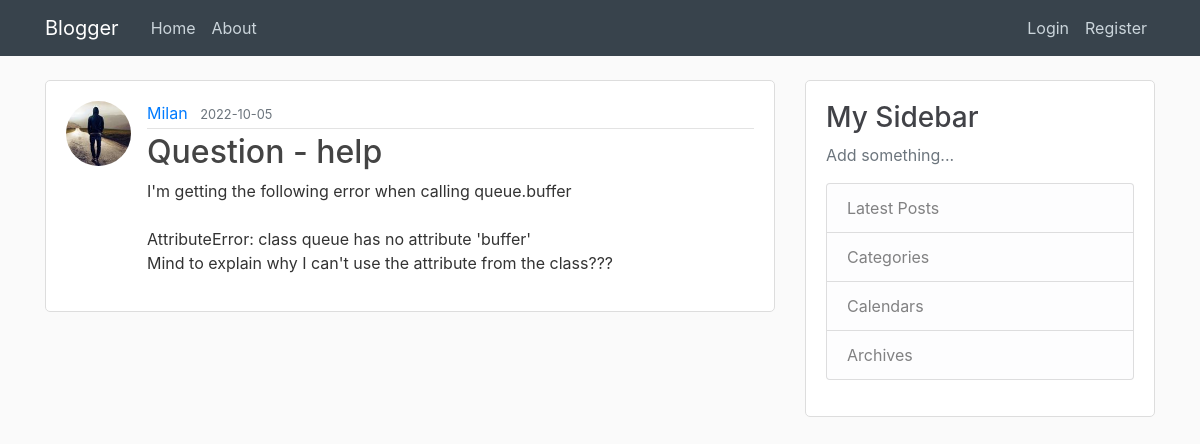
The page /post/18 on the database its author committed.
### blogger/models.py (models this page shows, shortened)
class User(db.Model, UserMixin):
    id = db.Column(db.Integer, primary_key=True)
    username = db.Column(db.String(20), unique=True, nullable=False)
    email = db.Column(db.String(120), unique=True, nullable=False)
    image_file = db.Column(db.String(20), nullable=False, default='default.jpg')
    password = db.Column(db.String(60), nullable=False)
    posts = db.relationship('Post', backref='author', lazy=True)

class Post(db.Model):
    id = db.Column(db.Integer, primary_key=True)
    title = db.Column(db.String(100), nullable=False)
    date_posted = db.Column(db.DateTime, nullable=False, default=datetime.utcnow)
    content = db.Column(db.Text, nullable=False)
    user_id = db.Column(db.Integer, db.ForeignKey('user.id'), nullable=False)

### blogger/routes.py (the view)
@app.route("/post/<int:post_id>")
def post(post_id):
    post = Post.query.get_or_404(post_id)
    return render_template('post.html', title=post.title, post=post)

### blogger/templates/post.html (shortened to what this page needs)
{% extends 'layout.html' %}
{% block content %}
    <article class="media content-section">
        <img class="rounded-circle article-img" src="{{ url_for('static', filename='profile_pics/' + post.author.image_file) }}">
        <div class="media-body">
            <div class="article-metadata">
                <a class="mr-2" href="{{ url_for('user_posts', username=post.author.username) }}">{{ post.author.username }}</a>
                <small class="text-muted">{{ post.date_posted.strftime('%Y-%m-%d') }}</small>
            </div>
            <h2 class="article-title">{{ post.title }}</h2>
            <p class="article-content">{{ post.content }}</p>
        </div>
    </article>
{% endblock %}

### blogger/static/main.css (style rules this page uses)
body { background: #fafafa; color: #333333; margin-top: 5rem; }
h1, h2, h3, h4, h5, h6 { color: #414247; }
.content-section { background: #ffffff; padding: 20px 20px; border: 1px solid #dddddd; border-radius: 5px; margin-bottom: 20px; }
.article-title { color: #444444; }
.article-content { white-space: pre-line; }
.article-img { height: 65px; width: 65px; margin-right: 16px; }
.article-metadata { padding-bottom: 3px; margin-bottom: 4px; border-bottom: 1px solid #e3e3e3 }

### rows shown on the page
User: image_file (picture), author.username "Milan"
Post: date_posted "2022-10-05", title "Question - help", content "I'm getting the following error when calling queue.buffer AttributeError: class queue has no attribute 'buffer' Mind to explain why I can't use the attribute from the class???"
